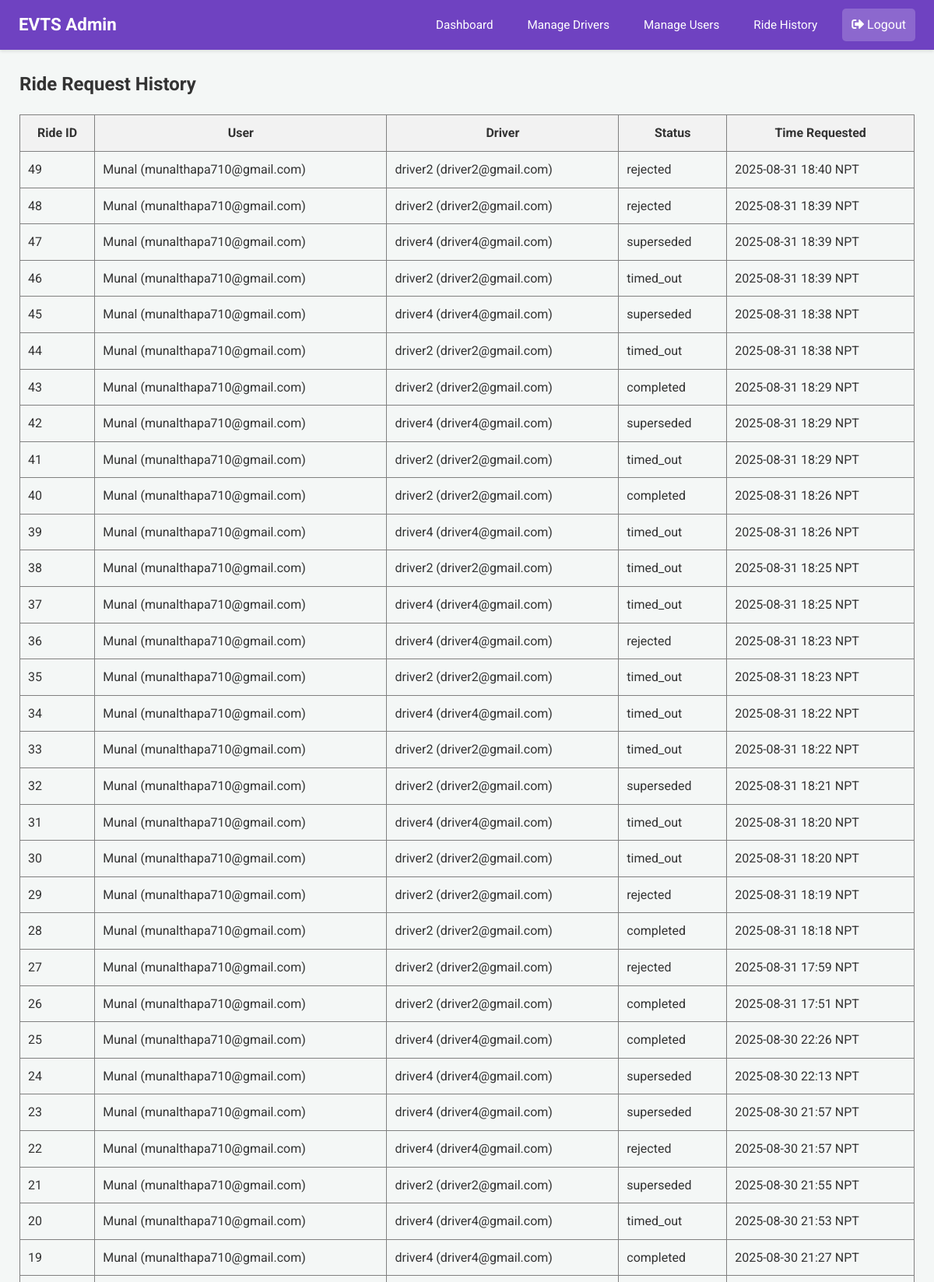
/admin/ride-history (signed in, upper part), run on the app's committed database.
### app.py (models this page shows)
class RideRequest(db.Model):
    __tablename__ = 'ride_request'
    id = db.Column(db.Integer, primary_key=True)
    user_email = db.Column(db.String(100), nullable=False)
    driver_email = db.Column(db.String(100), nullable=False)
    user_latitude_at_request = db.Column(db.Float, nullable=True)
    user_longitude_at_request = db.Column(db.Float, nullable=True)
    timestamp = db.Column(db.DateTime, default=lambda: datetime.now(timezone.utc))
    status = db.Column(db.String(20), default='Pending')

class User(db.Model):
    email = db.Column(db.String(120), primary_key=True)
    name = db.Column(db.String(100))
    phone = db.Column(db.String(15))
    password = db.Column(db.String(256)) # Increased length for hash
    latitude = db.Column(db.Float, nullable=True)
    longitude = db.Column(db.Float, nullable=True)

class Driver(db.Model):
    email = db.Column(db.String(120), primary_key=True)
    name = db.Column(db.String(100))
    phone = db.Column(db.String(15))
    password = db.Column(db.String(256)) # Increased length for hash
    vehicle = db.Column(db.String(50))
    node = db.Column(db.String(10), nullable=False)
    is_approved = db.Column(db.Boolean, default=False, nullable=False)

### app.py (the view)
@app.route('/admin/ride-history')
@login_required_admin
def global_ride_history():
    admin = Admin.query.get(session['admin'])
    all_rides = RideRequest.query.order_by(RideRequest.timestamp.desc()).all()
    enriched_rides = []
    for ride in all_rides:
        user = User.query.get(ride.user_email)
        driver = Driver.query.get(ride.driver_email)
        enriched_rides.append({
            'ride': ride,
            'user_name': user.name if user else 'N/A',
            'driver_name': driver.name if driver else 'N/A',
            'timestamp': format_datetime_npt(ride.timestamp) # Use your existing helper
        })
    response = make_response(render_template('admin_ride_history.html', admin=admin, rides=enriched_rides))
    return add_no_cache_to_response(response)

### app.py (called while the page is built)
def format_datetime_npt(dt_utc):
    if dt_utc is None: return "N/A"
    if dt_utc.tzinfo is None or dt_utc.tzinfo.utcoffset(dt_utc) is None:
        dt_utc = dt_utc.replace(tzinfo=timezone.utc)
    else:
        dt_utc = dt_utc.astimezone(timezone.utc)
    dt_npt = dt_utc.astimezone(NPT)
    return dt_npt.strftime('%Y-%m-%d %H:%M NPT')

def login_required_admin(f):
    @wraps(f)
    def decorated_function(*args, **kwargs):
        if 'admin' not in session:
            flash("Admin access required.", "error")
            return redirect(url_for('login'))
        return f(*args, **kwargs)
    return decorated_function

def add_no_cache_to_response(response):
    response.headers["Cache-Control"] = "no-cache, no-store, must-revalidate, public, max-age=0"
    response.headers["Pragma"] = "no-cache"
    response.headers["Expires"] = "0"
    return response

### templates/admin_ride_history.html
{% extends 'admin_base.html' %}
{% block content %}
<h2>Ride Request History</h2>
<table border="1" style="width: 100%; border-collapse: collapse; margin-top: 20px;">
  <thead>
    <tr style="background-color: #f2f2f2;">
      <th style="padding: 10px;">Ride ID</th>
      <th style="padding: 10px;">User</th>
      <th style="padding: 10px;">Driver</th>
      <th style="padding: 10px;">Status</th>
      <th style="padding: 10px;">Time Requested</th>
    </tr>
  </thead>
  <tbody>
  {% for item in rides %}
  <tr>
    <td style="padding: 10px;">{{ item.ride.id }}</td>
    <td style="padding: 10px;">{{ item.user_name }} ({{ item.ride.user_email }})</td>
    <td style="padding: 10px;">{{ item.driver_name }} ({{ item.ride.driver_email }})</td>
    <td style="padding: 10px;">{{ item.ride.status }}</td>
    <td style="padding: 10px;">{{ item.timestamp }}</td>
  </tr>
  {% endfor %}
  </tbody>
</table>
{% endblock %}

### static/css/dashboard_styles.css (style rules this page uses)
body { font-family: 'Roboto', 'Segoe UI', Tahoma, Geneva, Verdana, sans-serif; margin: 0; background-color: #f4f7f6; color: #333; line-height: 1.6; }
.dashboard-content h2, .dashboard-content h3, .dashboard-content h4 { color: #333; margin-top: 0; }

### data on the page
RideRequest: ride.id "49", ride.user_email "munalthapa710@gmail.com", ride.driver_email "driver2@gmail.com", ride.status "rejected"
User: user_name "Munal" "Munal" "Munal" "Munal" "Munal" "Munal" "Munal" "Munal" "Munal" "Munal" "Munal" "Munal" "Munal" "Munal" "Munal" "Munal" "Munal" "Munal" "Munal" "Munal" "Munal" "Munal" "Munal" "Munal" "Munal" "Munal" "Munal" "Munal" "Munal" "Munal" "Munal"
Driver: driver_name "driver2" "driver2" "driver2" "driver2" "driver2" "driver2" "driver2" "driver2" "driver2" "driver2" "driver2" "driver2" "driver2" "driver2" "driver2" "driver2" "driver2"
RideRequest: ride.id "48", ride.user_email "munalthapa710@gmail.com", ride.driver_email "driver2@gmail.com", ride.status "rejected"
RideRequest: ride.id "47", ride.user_email "munalthapa710@gmail.com", ride.driver_email "driver4@gmail.com", ride.status "superseded"
Driver: driver_name "driver4" "driver4" "driver4" "driver4" "driver4" "driver4" "driver4" "driver4" "driver4" "driver4" "driver4" "driver4" "driver4" "driver4"
RideRequest: ride.id "46", ride.user_email "munalthapa710@gmail.com", ride.driver_email "driver2@gmail.com", ride.status "timed_out"
RideRequest: ride.id "45", ride.user_email "munalthapa710@gmail.com", ride.driver_email "driver4@gmail.com", ride.status "superseded"
RideRequest: ride.id "44", ride.user_email "munalthapa710@gmail.com", ride.driver_email "driver2@gmail.com", ride.status "timed_out"
RideRequest: ride.id "43", ride.user_email "munalthapa710@gmail.com", ride.driver_email "driver2@gmail.com", ride.status "completed"
RideRequest: ride.id "42", ride.user_email "munalthapa710@gmail.com", ride.driver_email "driver4@gmail.com", ride.status "superseded"
RideRequest: ride.id "41", ride.user_email "munalthapa710@gmail.com", ride.driver_email "driver2@gmail.com", ride.status "timed_out"
RideRequest: ride.id "40", ride.user_email "munalthapa710@gmail.com", ride.driver_email "driver2@gmail.com", ride.status "completed"
RideRequest: ride.id "39", ride.user_email "munalthapa710@gmail.com", ride.driver_email "driver4@gmail.com", ride.status "timed_out"
RideRequest: ride.id "38", ride.user_email "munalthapa710@gmail.com", ride.driver_email "driver2@gmail.com", ride.status "timed_out"
RideRequest: ride.id "37", ride.user_email "munalthapa710@gmail.com", ride.driver_email "driver4@gmail.com", ride.status "timed_out"
RideRequest: ride.id "36", ride.user_email "munalthapa710@gmail.com", ride.driver_email "driver4@gmail.com", ride.status "rejected"
RideRequest: ride.id "35", ride.user_email "munalthapa710@gmail.com", ride.driver_email "driver2@gmail.com", ride.status "timed_out"
RideRequest: ride.id "34", ride.user_email "munalthapa710@gmail.com", ride.driver_email "driver4@gmail.com", ride.status "timed_out"
RideRequest: ride.id "33", ride.user_email "munalthapa710@gmail.com", ride.driver_email "driver2@gmail.com", ride.status "timed_out"
RideRequest: ride.id "32", ride.user_email "munalthapa710@gmail.com", ride.driver_email "driver2@gmail.com", ride.status "superseded"
RideRequest: ride.id "31", ride.user_email "munalthapa710@gmail.com", ride.driver_email "driver4@gmail.com", ride.status "timed_out"
RideRequest: ride.id "30", ride.user_email "munalthapa710@gmail.com", ride.driver_email "driver2@gmail.com", ride.status "timed_out"
RideRequest: ride.id "29", ride.user_email "munalthapa710@gmail.com", ride.driver_email "driver2@gmail.com", ride.status "rejected"
RideRequest: ride.id "28", ride.user_email "munalthapa710@gmail.com", ride.driver_email "driver2@gmail.com", ride.status "completed"
RideRequest: ride.id "27", ride.user_email "munalthapa710@gmail.com", ride.driver_email "driver2@gmail.com", ride.status "rejected"
RideRequest: ride.id "26", ride.user_email "munalthapa710@gmail.com", ride.driver_email "driver2@gmail.com", ride.status "completed"
RideRequest: ride.id "25", ride.user_email "munalthapa710@gmail.com", ride.driver_email "driver4@gmail.com", ride.status "completed"
RideRequest: ride.id "24", ride.user_email "munalthapa710@gmail.com", ride.driver_email "driver4@gmail.com", ride.status "superseded"
RideRequest: ride.id "23", ride.user_email "munalthapa710@gmail.com", ride.driver_email "driver4@gmail.com", ride.status "superseded"
RideRequest: ride.id "22", ride.user_email "munalthapa710@gmail.com", ride.driver_email "driver4@gmail.com", ride.status "rejected"
RideRequest: ride.id "21", ride.user_email "munalthapa710@gmail.com", ride.driver_email "driver2@gmail.com", ride.status "superseded"
RideRequest: ride.id "20", ride.user_email "munalthapa710@gmail.com", ride.driver_email "driver4@gmail.com", ride.status "timed_out"
RideRequest: ride.id "19", ride.user_email "munalthapa710@gmail.com", ride.driver_email "driver4@gmail.com", ride.status "completed"

### other printed values
{{ item.timestamp }} "2025-08-31 18:40 NPT" "2025-08-31 18:39 NPT" "2025-08-31 18:39 NPT" "2025-08-31 18:39 NPT" "2025-08-31 18:38 NPT" "2025-08-31 18:38 NPT" "2025-08-31 18:29 NPT" "2025-08-31 18:29 NPT" "2025-08-31 18:29 NPT" "2025-08-31 18:26 NPT" "2025-08-31 18:26 NPT" "2025-08-31 18:25 NPT" "2025-08-31 18:25 NPT" "2025-08-31 18:23 NPT" "2025-08-31 18:23 NPT" "2025-08-31 18:22 NPT" "2025-08-31 18:22 NPT" "2025-08-31 18:21 NPT" "2025-08-31 18:20 NPT" "2025-08-31 18:20 NPT" "2025-08-31 18:19 NPT" "2025-08-31 18:18 NPT" "2025-08-31 17:59 NPT" "2025-08-31 17:51 NPT" "2025-08-30 22:26 NPT" "2025-08-30 22:13 NPT" "2025-08-30 21:57 NPT" "2025-08-30 21:57 NPT" "2025-08-30 21:55 NPT" "2025-08-30 21:53 NPT" "2025-08-30 21:27 NPT"
